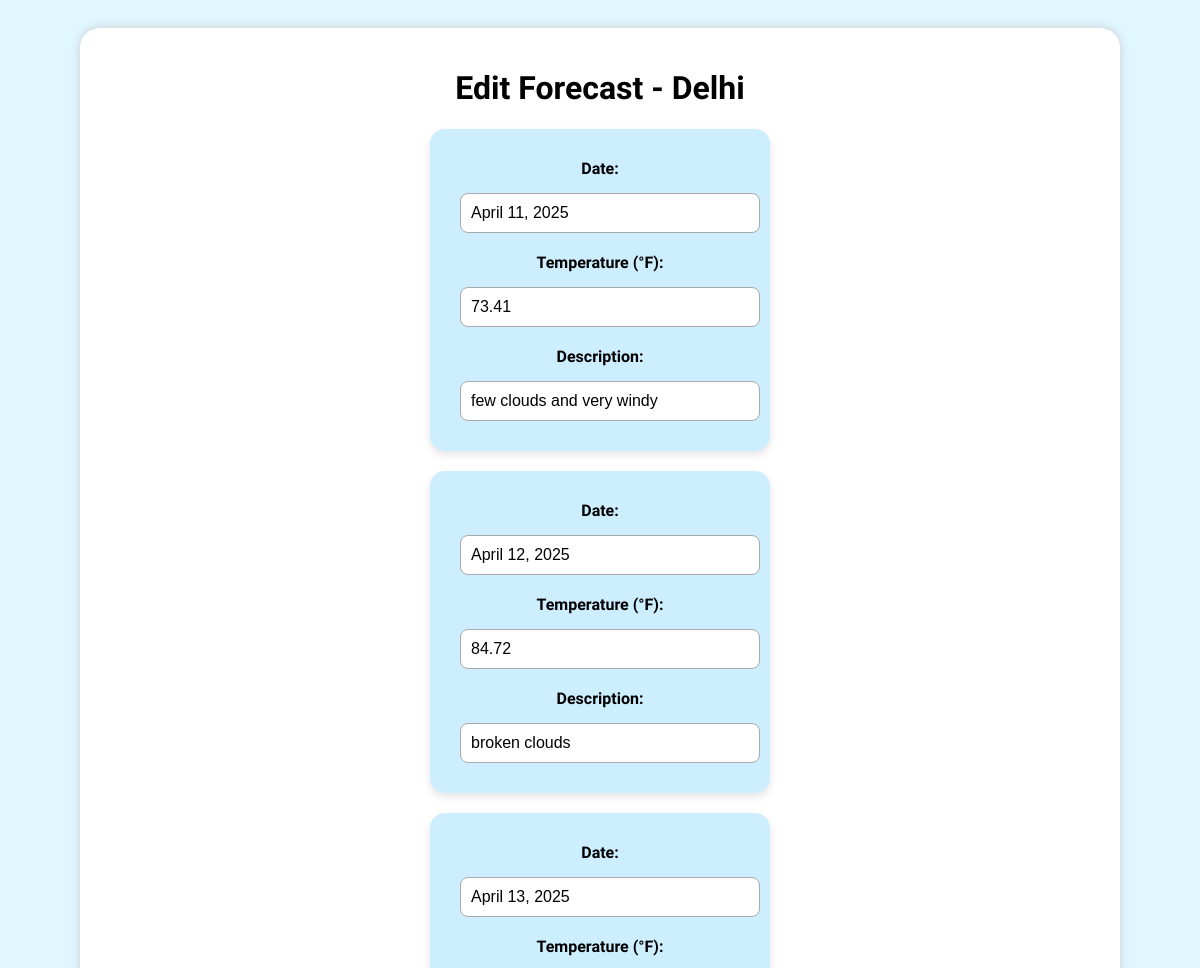
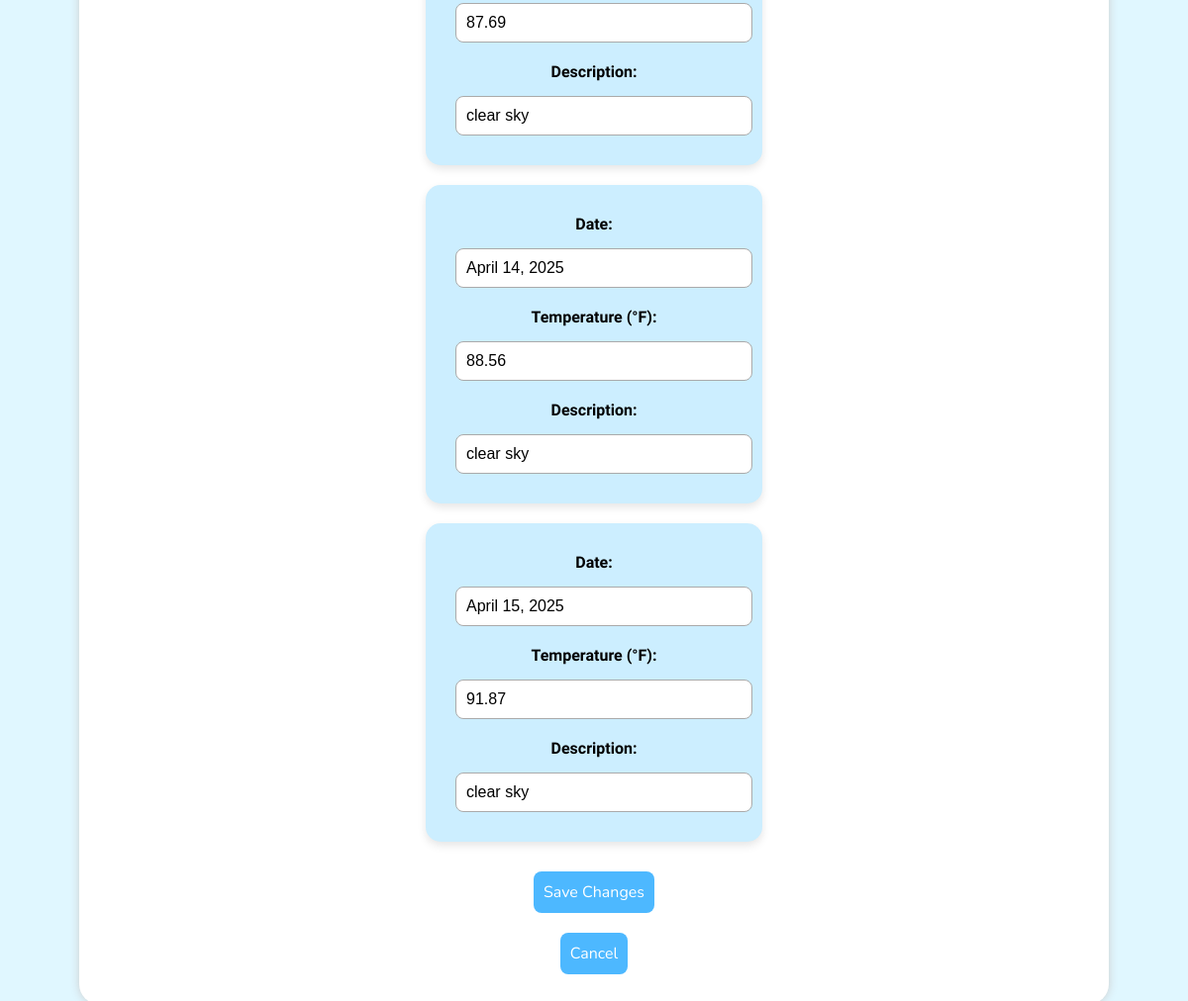
The page /edit/dae5e509-e79a-44ed-8d8c-6bc0c735361f on the database its author committed (2 pictures, top to bottom).
### tables this page shows
CREATE TABLE weather (
        id INTEGER PRIMARY KEY AUTOINCREMENT,
        forecast_id TEXT,
        city TEXT,
        date TEXT,
        temperature REAL,
        description TEXT
    );

### app.py (the view, shortened to what this page needs)
@app.route("/edit/<forecast_id>", methods=["GET", "POST"])
def edit_forecast(forecast_id):
    conn = sqlite3.connect("weather.db")
    c = conn.cursor()
    c.execute("SELECT city, date, temperature, description FROM weather WHERE forecast_id = ?", (forecast_id,))
    rows = c.fetchall()
    conn.close()
    forecasts = [{"city": city, "date": date, "temp": temp, "desc": desc} for city, date, temp, desc in rows]
    return render_template("edit.html", forecast_id=forecast_id, forecasts=forecasts)

### templates/edit.html (shortened to what this page needs)
<!DOCTYPE html>
<html lang="en">
<head>
    <link rel="stylesheet" href="/static/style.css">
</head>
<body>
    <div class="container">
        <h1>Edit Forecast - {{ forecasts[0].city }}</h1>
        <form method="POST">
            {% for f in forecasts %}
                <div class="weather-box">
                    <label>Date:</label>
                    <input type="text" name="date" value="{{ f.date }}" readonly><br>
                    <label>Temperature (°F):</label>
                    <input type="number" step="0.1" name="temp" value="{{ f.temp }}"><br>
                    <label>Description:</label>
                    <input type="text" name="desc" value="{{ f.desc }}"><br>
                </div>
            {% endfor %}
            <button type="submit">Save Changes</button>
        </form>
        <a href="/saved"><button>Cancel</button></a>
    </div>
</body>
</html>

### static/style.css (style rules this page uses)
body { font-family: 'Chewy', sans-serif; background: #e0f7ff; color: #000000; text-align: center; padding: 20px; overflow: visible; }
.container { max-width: 1000px; margin: auto; background: white; padding: 20px; border-radius: 20px; box-shadow: 0 0 10px #ccc; }
input, button { padding: 10px; margin: 10px; font-size: 16px; border-radius: 8px; border: none; }
button { background-color: #4db8ff; color: white; cursor: pointer; font-family: 'Nunito', sans-serif; }
.weather-box { background: #cceeff; border-radius: 15px; padding: 20px; width: 300px; margin: 20px auto; box-shadow: 0 4px 8px rgba(0, 0, 0, 0.1); text-align: left; }
.weather-box label { display: block; margin: 10px 0 5px; font-weight: bold; }
.weather-box input[type="text"], .weather-box input[type="number"] { width: 100%; height: 40px; font-size: 16px; padding: 5px 10px; border-radius: 8px; border: 1px solid #aaa; box-sizing: border-box; }
.weather-box, .video-card { text-align: center; }

### rows shown on the page
weather: city "Delhi", date "April 11, 2025", temp "73.41", desc "few clouds and very windy"
weather: date "April 12, 2025", temp "84.72", desc "broken clouds"
weather: date "April 13, 2025", temp "87.69", desc "clear sky"
weather: date "April 14, 2025", temp "88.56", desc "clear sky"
weather: date "April 15, 2025", temp "91.87", desc "clear sky"
